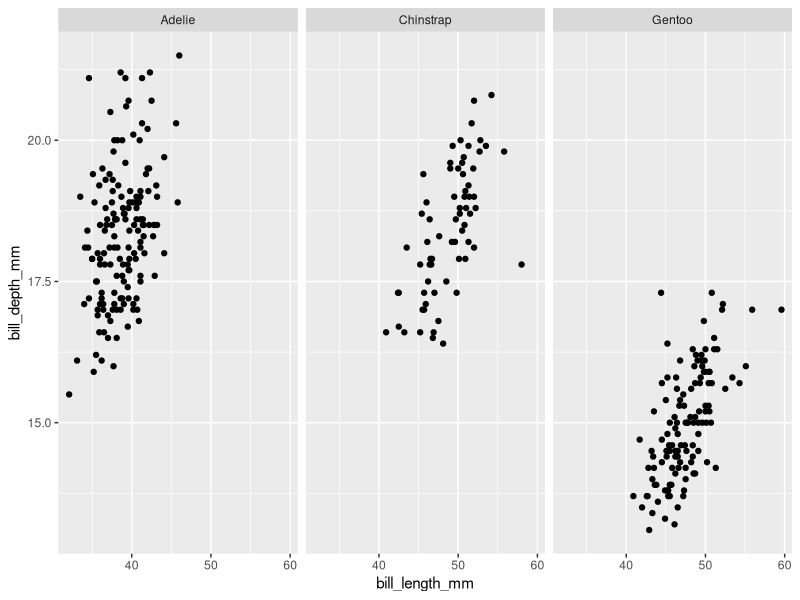

Source code (R):

            library(ggplot2)
            library(palmerpenguins)
            built_answer <- tryCatch(
                {
                    set.seed(42)
                    ggplot(penguins, aes(x = bill_length_mm, y = bill_depth_mm)) + geom_point() + facet_wrap(~ species)
                    suppressWarnings(
                        if (!file.exists("/sandbox/figures/bill-length_bill-depth_scatter_facet_species_answer.png")) {
                            ggsave(
                                width = 3,
                                height = 3,
                                "/sandbox/figures/bill-length_bill-depth_scatter_facet_species_answer.png"
                            )
                        }
                    )
                    suppressWarnings(
                        ggplot_build(last_plot())
                    )
                },
                error = function(e) {
                    'ERROR'
                }
            )
            built_submission <- tryCatch(
                {
                    set.seed(42)
                    ggplot(penguins, aes(x = bill_length_mm, y = bill_depth_mm, color = species)) +
  geom_point() +
  facet_grid(species ~ ., ncol = 3) +
  theme_minimal()
                    suppressWarnings(
                        ggsave(
                            width = 3,
                            height = 3,
                            "figures/bill-length_bill-depth_scatter_facet_species_submission_ministral.png"
                        )
                    )
                    suppressWarnings(
                        ggplot_build(last_plot())
                    )
                },
                error = function(e) {
                    'ERROR'
                }
            )
            cat(isTRUE(all.equal(built_answer, built_submission)))
        
